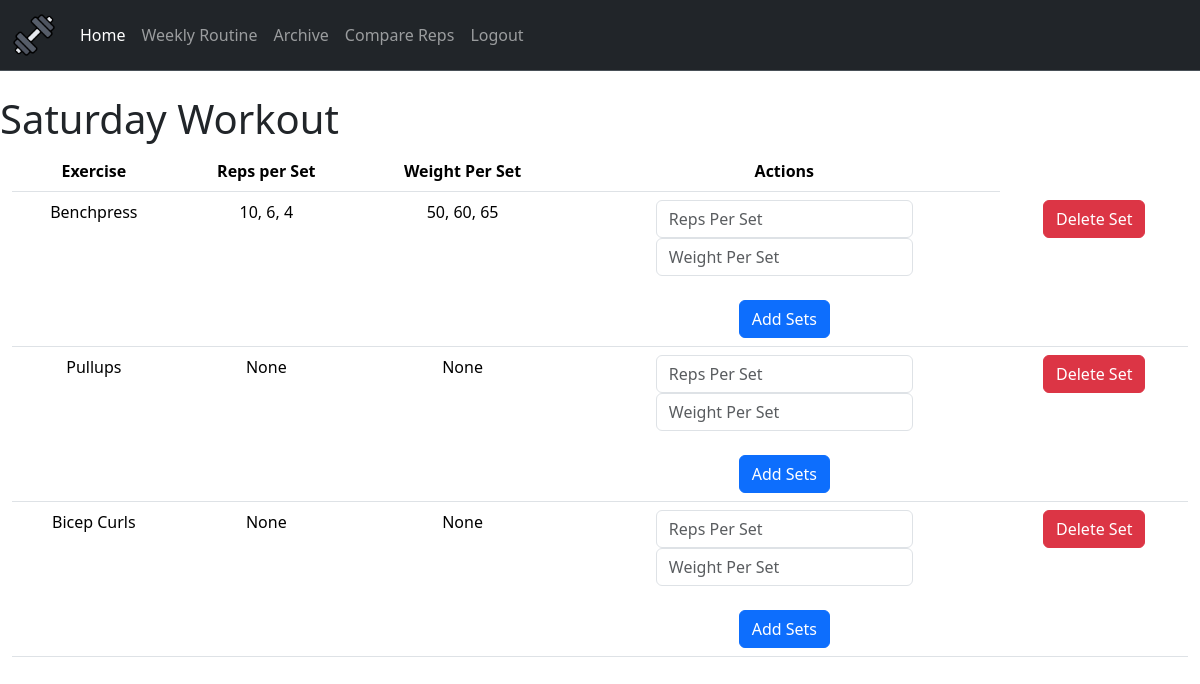
Page /workout/10 (signed in) on the committed database.
### webapp/tables.py (models this page shows)
class Workout(db.Model):
    id = db.Column(db.Integer, primary_key = True)
    date = db.Column(db.String(10), default = func.current_date())
    day = db.Column(db.String(12), nullable = False)
    week = db.Column(db.String(150))
    user_id = db.Column(db.Integer, db.ForeignKey('user.id'))
    workout_number = db.Column(db.Integer, nullable=False, unique=False)

class Exercise(db.Model):
    id = db.Column(db.Integer, primary_key = True)
    name = db.Column(db.String(150), nullable = False,)
    sets = db.Column(db.String(150))
    weight = db.Column(db.String(150))
    workout_id = db.Column(db.Integer, db.ForeignKey('workout.id'))

### webapp/routes.py (the view)
@routes.route("/workout/<int:id>")
@login_required
def workout(id):
    workout_id = id
    user = db.session.query(Workout.user_id).filter_by(id = workout_id).scalar()
    if user is None:
        return redirect(url_for("routes.error"))
    elif user != current_user.id:
        return redirect(url_for("routes.error"))
    workout_day = db.session.query(Workout.day).filter_by(id = workout_id).scalar()
    exercises = db.session.query(Routine.exercise).filter_by(day = workout_day, user_id = current_user.id).all()
    exercises = [exercise[0] for exercise in exercises]
    for exercise in exercises:
        if db.session.query(Exercise).filter_by(name = exercise, workout_id = workout_id).scalar() is None:
            new_exercise = Exercise(name = exercise, workout_id = workout_id)
            db.session.add(new_exercise)
    db.session.commit()
    exercises = db.session.query(Exercise).filter_by(workout_id = workout_id).all()
    return render_template("workout.html", workout_day = workout_day, exercises = exercises, user = user, workoutId = workout_id)

### webapp/templates/workout.html (shortened to what this page needs)
{% extends "layout.html" %}
{% block main%}
<br />
<h1 id="Workout">{{ workout_day }} Workout</h1>
<div class="fs-6">
  <div class="container-fluid text-sm-center">
    <table class="table">
      <thead>
        <tr>
          <th scope="col">Exercise</th>
          <th scope="col">Reps per Set</th>
          <th scope="col">Weight Per Set</th>
          <th scope="col">Actions</th>
        </tr>
      </thead>
      {% for exercise in exercises %}
      <tr>
        <td>{{ exercise.name }}</td>
        <td>{{ exercise.sets }}</td>
        <td>{{ exercise.weight }}</td>
        <td>
          <form class="form" action="/addsets" method="post">
            <input
              class="form-control mx-auto w-auto"
              id="sets"
              name="sets"
              type="text"
              placeholder="Reps Per Set"
            />
            <input
              class="form-control mx-auto w-auto"
              id="weight "
              name="weight"
              type="text"
              placeholder="Weight Per Set"
            />
            <br />
            <button class="btn btn-primary mx-auto" id="set-submit" type="submit">
              Add Sets
            </button>
          </form>
        </td>
        <td>
          <form class="form" action="/deletesets" method="post">
            <button class="btn btn-danger mx-auto" id="set-delete" type="submit">Delete Set</button>
          </form>
        </td>
      </tr>
      {% endfor %}
    </table>
  </div>
</div>
{% endblock %}

### rows in the picture
Workout: day "Saturday"
Exercise: name "Benchpress", sets "10, 6, 4", weight "50, 60, 65"
Exercise: name "Pullups", sets "None", weight "None"
Exercise: name "Bicep Curls", sets "None", weight "None"
